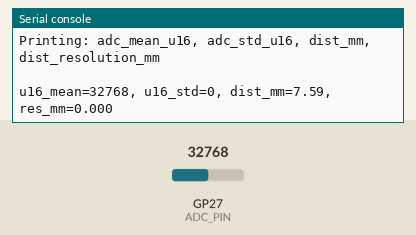
This program was run on a simulated Raspberry Pi Pico running MicroPython. Shown: the last lines printed to the serial console. The test bench sets the inputs (shaded band); at power-on: GP27 (ADC_PIN) = 32768 (analog values on the 0–65535 scale).

Above: at 1.2 s.
1.3 s: GP27 (ADC_PIN) set to 45874
At 1.9 s:
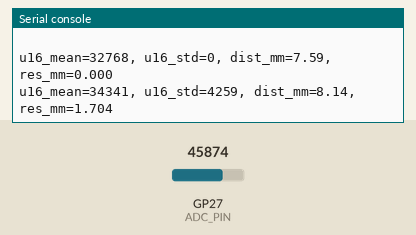
2.8 s: GP27 (ADC_PIN) set to 57670
At 3.5 s:
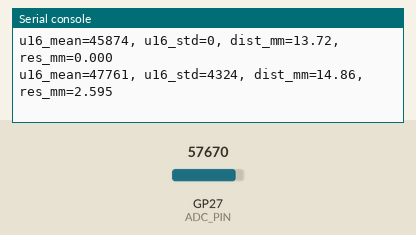
Timing chart, 0 to 5.8 s (numbered marks = the images above; inputs shaded):
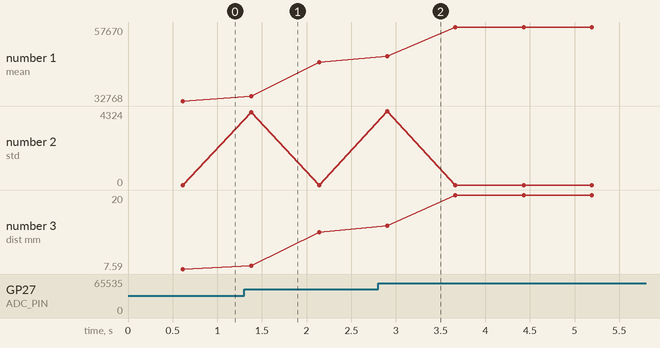

Measured:
- after the input at 1.3 s, the serial console: prints a new line after 0.08 s (image 1)
- after the input at 2.8 s, the serial console: prints a new line after 0.10 s (image 2)
- plotted number 1: 32768 → 45874 after the input at 1.3 s, 45874 → 57670 after the input at 2.8 s
- plotted number 3: 7.59 → 13.72 after the input at 1.3 s, 13.72 → 20 after the input at 2.8 s

The program:

step5_deneme.py
```python
from machine import ADC, Pin
import time

# =========================================================
# QRD1114 DISTANCE (mm) using ADC + CALIBRATION LUT
#
# Workflow:
# 1) Run once in CALIBRATION_MODE = True
#    - Put target at known distances (mm)
#    - Script prints: distance_mm, mean_u16, std_u16
#    - Copy those lines into CAL_POINTS below (or paste in REPL)
#
# 2) Set CALIBRATION_MODE = False
#    - Script prints live: adc_u16, distance_mm_est, repeatability
#
# Notes:
# - This is the correct way because QRD1114 response is nonlinear.
# - Works best with same target material and lighting used in calibration.
# =========================================================

# -------------------------
# USER SETTINGS
# -------------------------
ADC_PIN = 27          # GP27=ADC1 (or 28 / 26)
VREF = 3.3
ADC_MAX = 65535

SAMPLES = 200         # samples per measurement window
SAMPLE_PERIOD_MS = 3  # 200*3ms = 0.6s window

CALIBRATION_MODE = False   # <-- set True to collect calibration points

# -------------------------
# PUT YOUR CALIBRATION HERE
# Format: (distance_mm, mean_u16)
# Must cover your expected range and be monotonic (mostly).
# Example dummy values below - REPLACE with your measured data.
# -------------------------
CAL_POINTS = [
    # (mm, u16)
    (2.0, 12000),
    (3.0, 16000),
    (4.0, 20000),
    (5.0, 24000),
    (6.0, 28000),
    (8.0, 34000),
    (10.0, 39000),
    (12.0, 43000),
    (15.0, 48000),
    (20.0, 54000),
]

# If your sensor behaves opposite (u16 decreases with distance),
# keep CAL_POINTS but it must be ordered by u16 in the converter (handled below).

# -------------------------
# ADC SETUP
# -------------------------
adc = ADC(ADC_PIN)

# -------------------------
# STATS
# -------------------------
def mean(vals):
    return sum(vals) / len(vals) if vals else 0.0

def std(vals, mu):
    if not vals:
        return 0.0
    s2 = 0.0
    for x in vals:
        d = x - mu
        s2 += d * d
    return (s2 / len(vals)) ** 0.5

def read_samples(n=SAMPLES, period_ms=SAMPLE_PERIOD_MS):
    data = []
    for _ in range(n):
        data.append(adc.read_u16())
        time.sleep_ms(period_ms)
    return data

# -------------------------
# ADC -> DISTANCE via LUT + linear interpolation
# -------------------------
def build_lut(points):
    """
    Convert list of (mm,u16) into LUT ordered by u16:
    returns list of (u16, mm)
    """
    lut = [(u, mm) for (mm, u) in points]
    lut.sort(key=lambda x: x[0])  # sort by u16
    return lut

LUT = build_lut(CAL_POINTS)

def adc_to_mm(u):
    """
    Piecewise linear interpolation on LUT (u16->mm).
    Clamps outside the calibrated range.
    """
    if u <= LUT[0][0]:
        return LUT[0][1]
    if u >= LUT[-1][0]:
        return LUT[-1][1]

    # find segment
    for i in range(len(LUT) - 1):
        u0, d0 = LUT[i]
        u1, d1 = LUT[i + 1]
        if u0 <= u <= u1:
            # interpolate
            if u1 == u0:
                return d0
            t = (u - u0) / (u1 - u0)
            return d0 + t * (d1 - d0)

    return LUT[-1][1]

# -------------------------
# OPTIONAL: distance resolution estimate (mm)
# Uses local slope around current reading and measured std of ADC
# -------------------------
def estimate_resolution_mm(u_mean, u_std):
    """
    Resolution approx: sigma_u / |du/dmm|
    We estimate du/dmm from nearest LUT segment.
    """
    if len(LUT) < 2:
        return None

    # clamp to range
    u = u_mean
    if u <= LUT[0][0]:
        u = LUT[0][0]
    if u >= LUT[-1][0]:
        u = LUT[-1][0]

    # find nearest segment
    for i in range(len(LUT) - 1):
        u0, d0 = LUT[i]
        u1, d1 = LUT[i + 1]
        if u0 <= u <= u1:
            du = (u1 - u0)
            dd = (d1 - d0)
            if dd == 0:
                return None
            slope_du_per_mm = du / dd  # du/dmm
            return u_std / abs(slope_du_per_mm)

    return None

# -------------------------
# CALIBRATION MODE
# -------------------------
def do_calibration():
    print("\n=== CALIBRATION MODE ===")
    print("Place the SAME target at a known distance (mm).")
    print("Type distance in mm, press Enter. Type 'q' to quit.")
    print("Output is CSV: distance_mm,mean_u16,std_u16\n")

    print("distance_mm,mean_u16,std_u16")
    while True:
        s = input("distance_mm> ").strip()
        if s.lower() in ("q", "quit", "exit"):
            break
        try:
            dist = float(s)
        except:
            print("Enter a number (e.g. 5) or 'q'")
            continue

        samples = read_samples()
        mu = mean(samples)
        sd = std(samples, mu)
        print("{:.2f},{:.2f},{:.2f}".format(dist, mu, sd))

    print("Done calibration. Copy results into CAL_POINTS as (mm,u16).")

# -------------------------
# MEASURE MODE (prints distance mm live)
# -------------------------
def do_measure():
    print("\n=== MEASURE MODE ===")
    print("Using LUT from CAL_POINTS (u16 -> mm).")
    print("Printing: adc_mean_u16, adc_std_u16, dist_mm, dist_resolution_mm\n")

    while True:
        samples = read_samples()
        mu_u = mean(samples)
        sd_u = std(samples, mu_u)

        dist_mm = adc_to_mm(mu_u)
        res_mm = estimate_resolution_mm(mu_u, sd_u)

        if res_mm is None:
            res_str = "NA"
        else:
            res_str = "{:.3f}".format(res_mm)

        print("u16_mean={:.0f}, u16_std={:.0f}, dist_mm={:.2f}, res_mm={}".format(
            mu_u, sd_u, dist_mm, res_str
        ))

        # slow down prints a bit
        time.sleep_ms(150)

# -------------------------
# RUN
# -------------------------
print("QRD1114 Distance (mm) via ADC + Calibration LUT")
print("ADC pin=GP{}".format(ADC_PIN))

if CALIBRATION_MODE:
    do_calibration()
else:
    do_measure()
```
